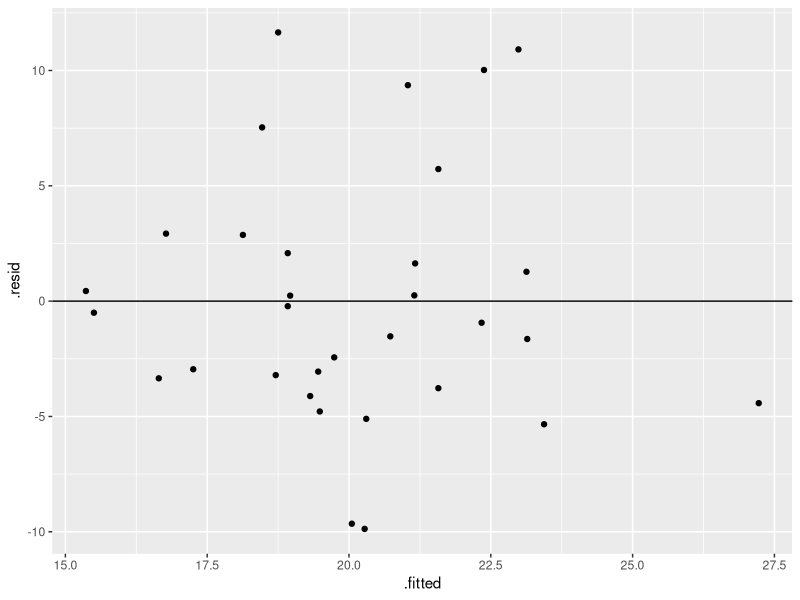
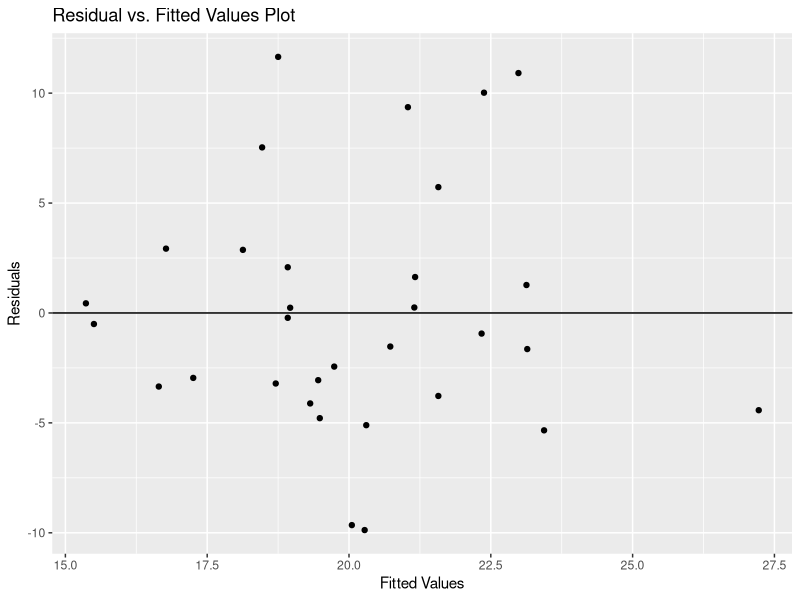

These figures' R source, in order:
# Example: Creating a Residual Plot in ggplot2
# view first six rows of mtcars dataset
head(mtcars)

# First, we'll fit a regression model using mpg as the response
# variable and qsec as the predictor variable:
# fit regression model
model <- lm(mpg ~ qsec, data=mtcars)

library("ggplot2")

# create residual plot
ggplot(model, aes(x=.fitted, y=.resid)) +
  geom_point() +
  geom_hline(yintercept = 0)

library("ggplot2")

# create residual plot with title and axis labels
ggplot(model, aes(x=.fitted, y=.resid)) +
  geom_point() +
  geom_hline(yintercept = 0) +
  labs(title = "Residual vs. Fitted Values Plot", x="Fitted Values", y="Residuals")
